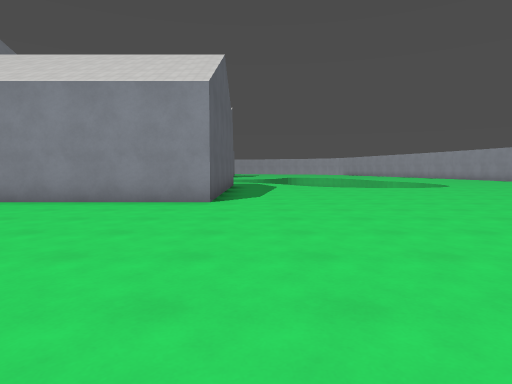
[1] (above)

24 first-person views from a walk through a 3-D level made in the Godot game engine. The camera is 1.4 m above the floor, tilts 4° down and sees 75° across. The floor is counted in squares, 2 m on a side. Each view is taken from the middle of a square. On the plan, view 1 faces up. The plan holds only what a view shows up to about 10 squares ahead; the rest is blank. The place goes on beyond the plan. Surface patterns are stand-ins for the level's own textures.

[2]
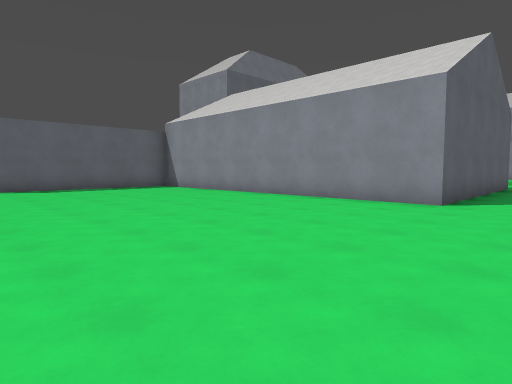

[3]
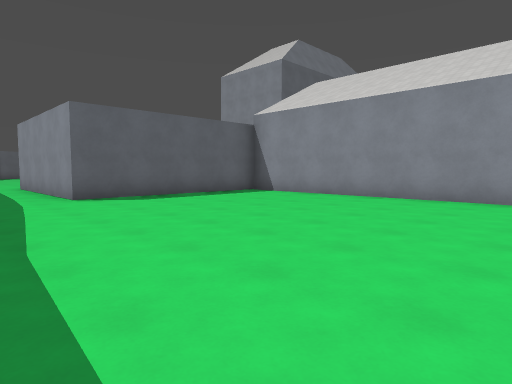

[4]
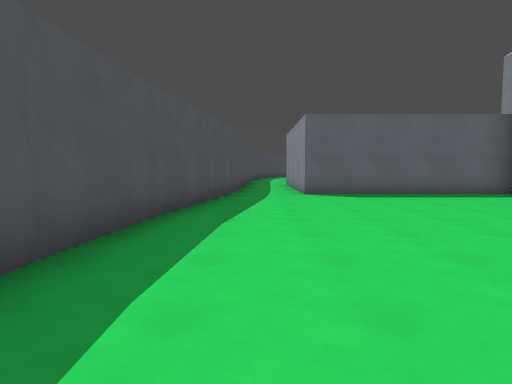

[5]
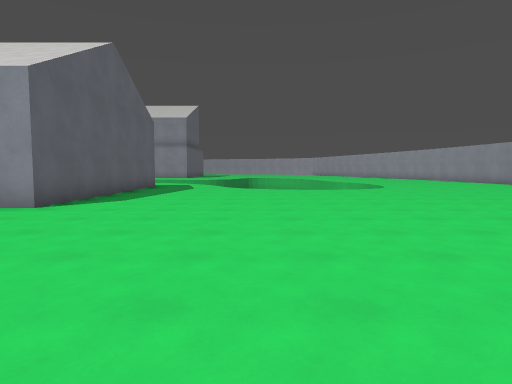

[6]
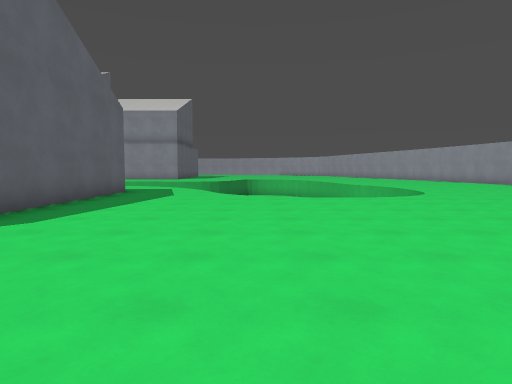

[7]
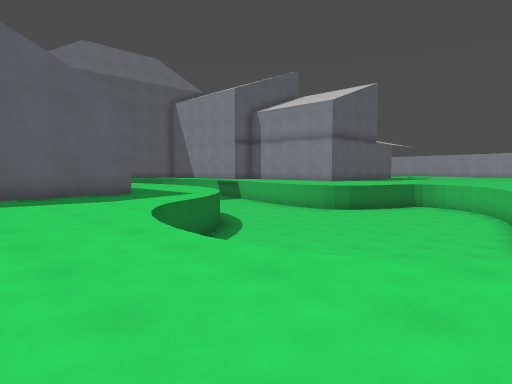

[8]
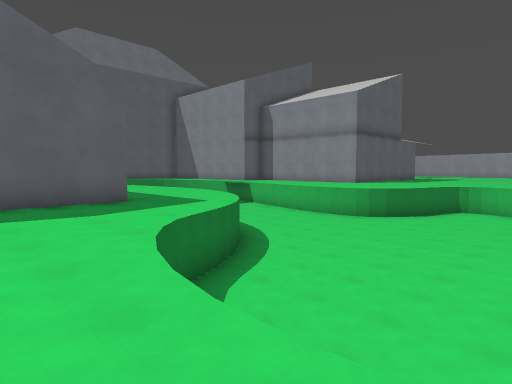

[9]
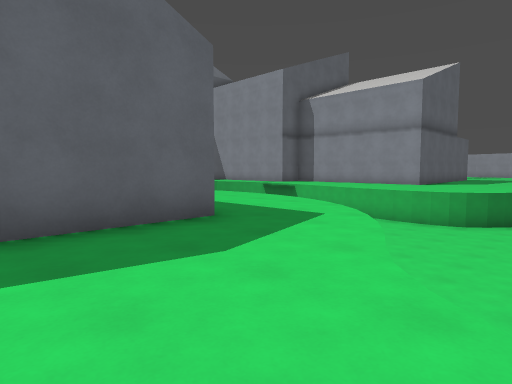

[10]
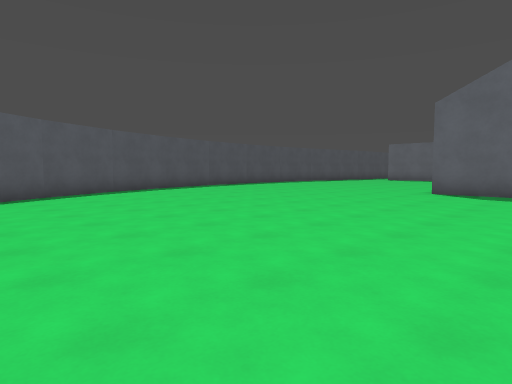

[11]
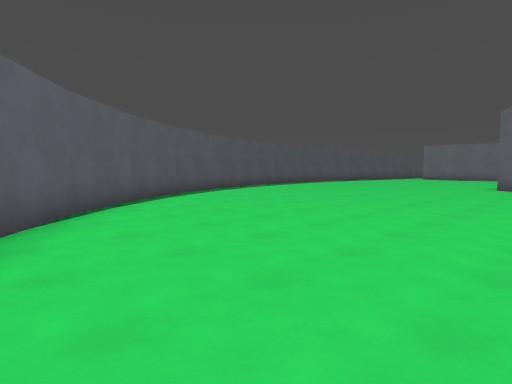

[12]
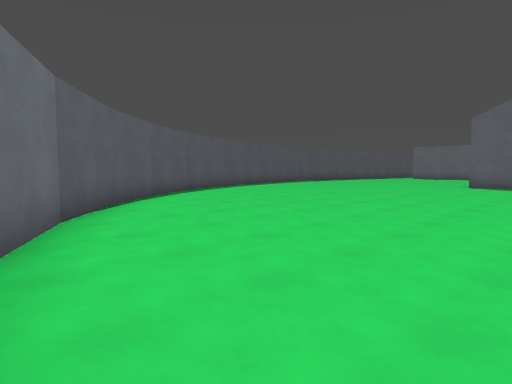

[13]
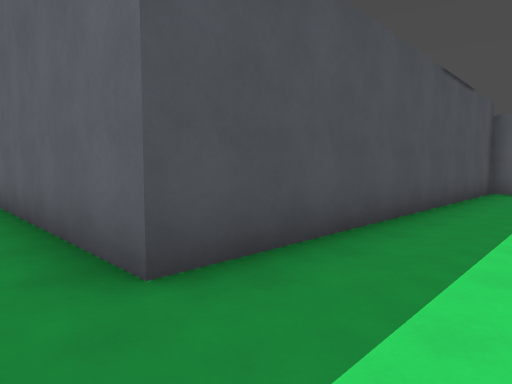

[14]
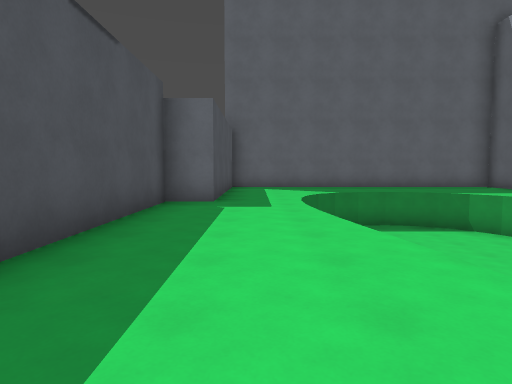

[15]
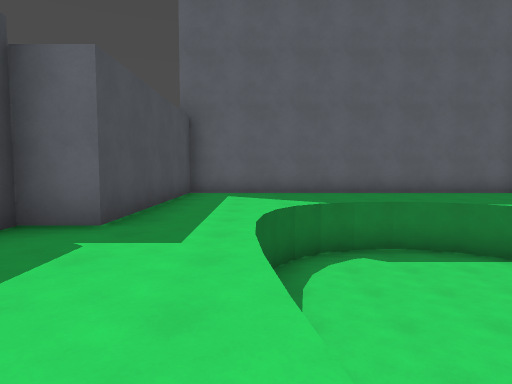

[16]
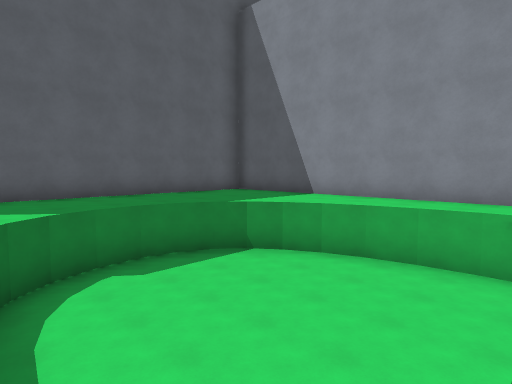

[17]
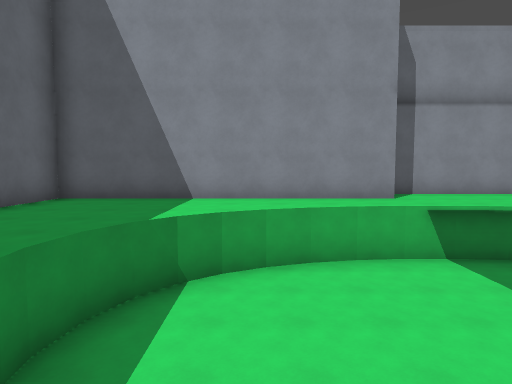

[18]
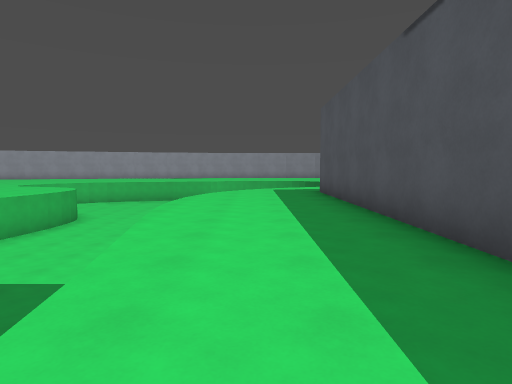

[19]
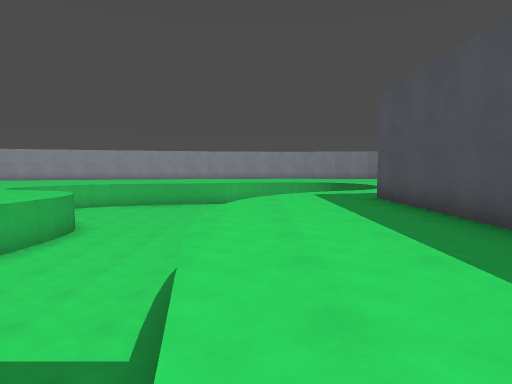

[20]
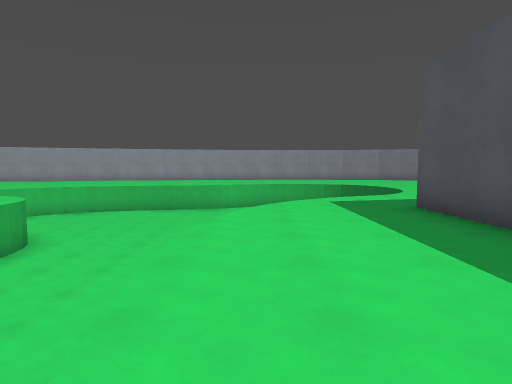

[21]
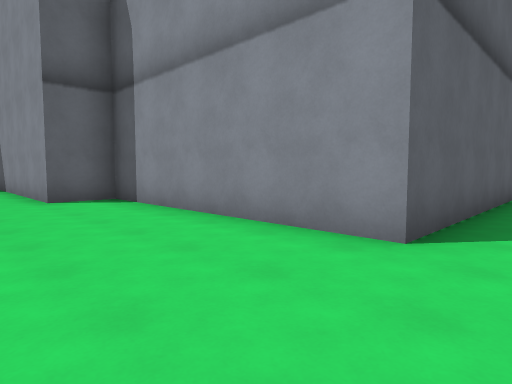

[22]
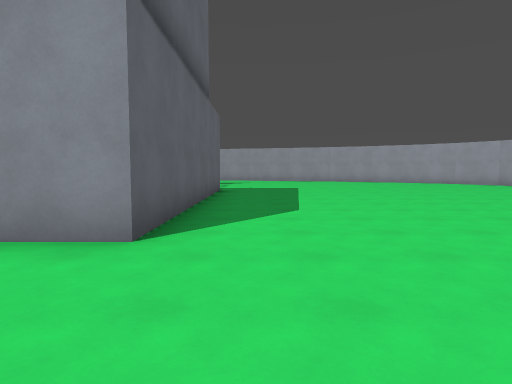

[23]
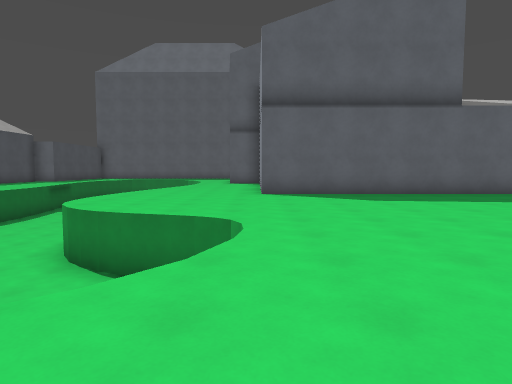

[24]
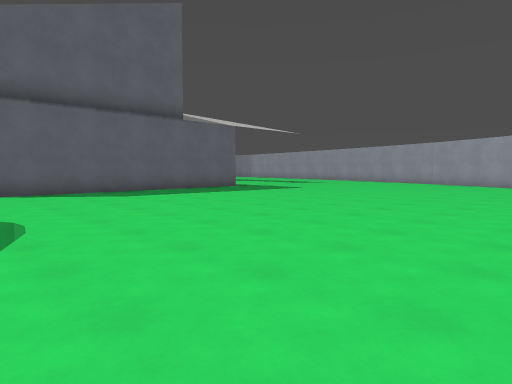

### Floor plan
Key: @ floor where view 1 was taken; # wall or solid block; . floor; v drop or lower ground.
Columns run from 17 left of view 1 to 13 right of it. Each row starts with its distance up from view 1.
 36                       ..
 35                      ....
 34                     .....
 33               #..........
 32               #..........
 31               #..........
 30               #..........
 29               #...........
 28               #...........
 27         #######...........
 26         #.................
 25 #########..........v vv...
 24 #..................vv
 23 #.....vvv   .......vvv
 22 #...vvvvv    vvv.vvvvvvv
 21 #...vvvvv   vvvvvvvvvvvv.
 20 #..vvvvvv  vvvvvvvvvvvvvv
 19 #..vvvvvv  vvvvvvvvvvvvvv
 18 #...vvvv   vvvvvvvvvvvvvv
 17 #.....vv.........vvvvvvvv
 16 #.................vvvvvv
 15 #######............vvvvv
 14       ###########..vvvvv v..
 13                 #...v   v...
 12                 #.....v....
 11                 #...........
 10                 #..............
  9                 #.............
  8                 #.............
  7       ###########.............#
  6       #......................##
  5       #.....................##
  4       #.....................#
  3       #....................##
  2   #####..................###
  1   ................. ....##
  0     .............@.   ###
 -1      ###### ...
 -2            ###

Where each view was taken, in squares from view 1:
view 1: 0 up, 0 right, facing up
view 2: 0 up, 1 right, facing up-left
view 3: 1 down, 3 left, facing up-left
view 4: 0 up, 2 left, facing left
view 5: 1 up, 3 right, facing up
view 6: 4 up, 3 right, facing up
view 7: 10 up, 8 right, facing up-left
view 8: 11 up, 6 right, facing up-left
view 9: 11 up, 3 right, facing up-left
view 10: 10 up, 9 right, facing down-left
view 11: 9 up, 12 right, facing down-left
view 12: 10 up, 13 right, facing down-left
view 13: 16 up, 0 right, facing down-left
view 14: 16 up, 4 left, facing left
view 15: 17 up, 7 left, facing left
view 16: 17 up, 8 left, facing up-left
view 17: 17 up, 12 left, facing up
view 18: 16 up, 11 left, facing right
view 19: 17 up, 9 left, facing right
view 20: 17 up, 7 left, facing right
view 21: 23 up, 1 left, facing up-left
view 22: 23 up, 1 left, facing up
view 23: 26 up, 7 right, facing left
view 24: 25 up, 8 right, facing up-left
